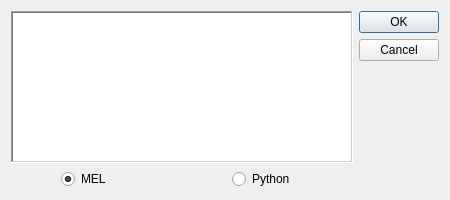
<?xml version="1.0" encoding="UTF-8"?>
<ui version="4.0">
 <class>cmd_dialog</class>
 <widget class="QDialog" name="cmd_dialog">
  <property name="geometry">
   <rect>
    <x>0</x>
    <y>0</y>
    <width>450</width>
    <height>200</height>
   </rect>
  </property>
  <property name="windowTitle">
   <string>Bind command button</string>
  </property>
  <layout class="QGridLayout" name="gridLayout">
   <item row="0" column="0">
    <widget class="QTextEdit" name="cmd_textEdit">
     <property name="locale">
      <locale language="English" country="UnitedStates"/>
     </property>
     <property name="frameShape">
      <enum>QFrame::WinPanel</enum>
     </property>
     <property name="lineWrapMode">
      <enum>QTextEdit::NoWrap</enum>
     </property>
    </widget>
   </item>
   <item row="0" column="1">
    <widget class="QDialogButtonBox" name="main_buttonBox">
     <property name="orientation">
      <enum>Qt::Vertical</enum>
     </property>
     <property name="standardButtons">
      <set>QDialogButtonBox::Cancel|QDialogButtonBox::Ok</set>
     </property>
    </widget>
   </item>
   <item row="1" column="0">
    <layout class="QHBoxLayout" name="language_horizontalLayout">
     <property name="spacing">
      <number>50</number>
     </property>
     <property name="leftMargin">
      <number>50</number>
     </property>
     <item>
      <widget class="QRadioButton" name="mel_radioButton">
       <property name="text">
        <string>MEL</string>
       </property>
       <property name="checked">
        <bool>true</bool>
       </property>
      </widget>
     </item>
     <item>
      <widget class="QRadioButton" name="python_radioButton">
       <property name="text">
        <string>Python</string>
       </property>
      </widget>
     </item>
    </layout>
   </item>
  </layout>
 </widget>
 <resources/>
 <connections>
  <connection>
   <sender>main_buttonBox</sender>
   <signal>accepted()</signal>
   <receiver>cmd_dialog</receiver>
   <slot>accept()</slot>
   <hints>
    <hint type="sourcelabel">
     <x>248</x>
     <y>254</y>
    </hint>
    <hint type="destinationlabel">
     <x>157</x>
     <y>274</y>
    </hint>
   </hints>
  </connection>
  <connection>
   <sender>main_buttonBox</sender>
   <signal>rejected()</signal>
   <receiver>cmd_dialog</receiver>
   <slot>reject()</slot>
   <hints>
    <hint type="sourcelabel">
     <x>316</x>
     <y>260</y>
    </hint>
    <hint type="destinationlabel">
     <x>286</x>
     <y>274</y>
    </hint>
   </hints>
  </connection>
 </connections>
</ui>
